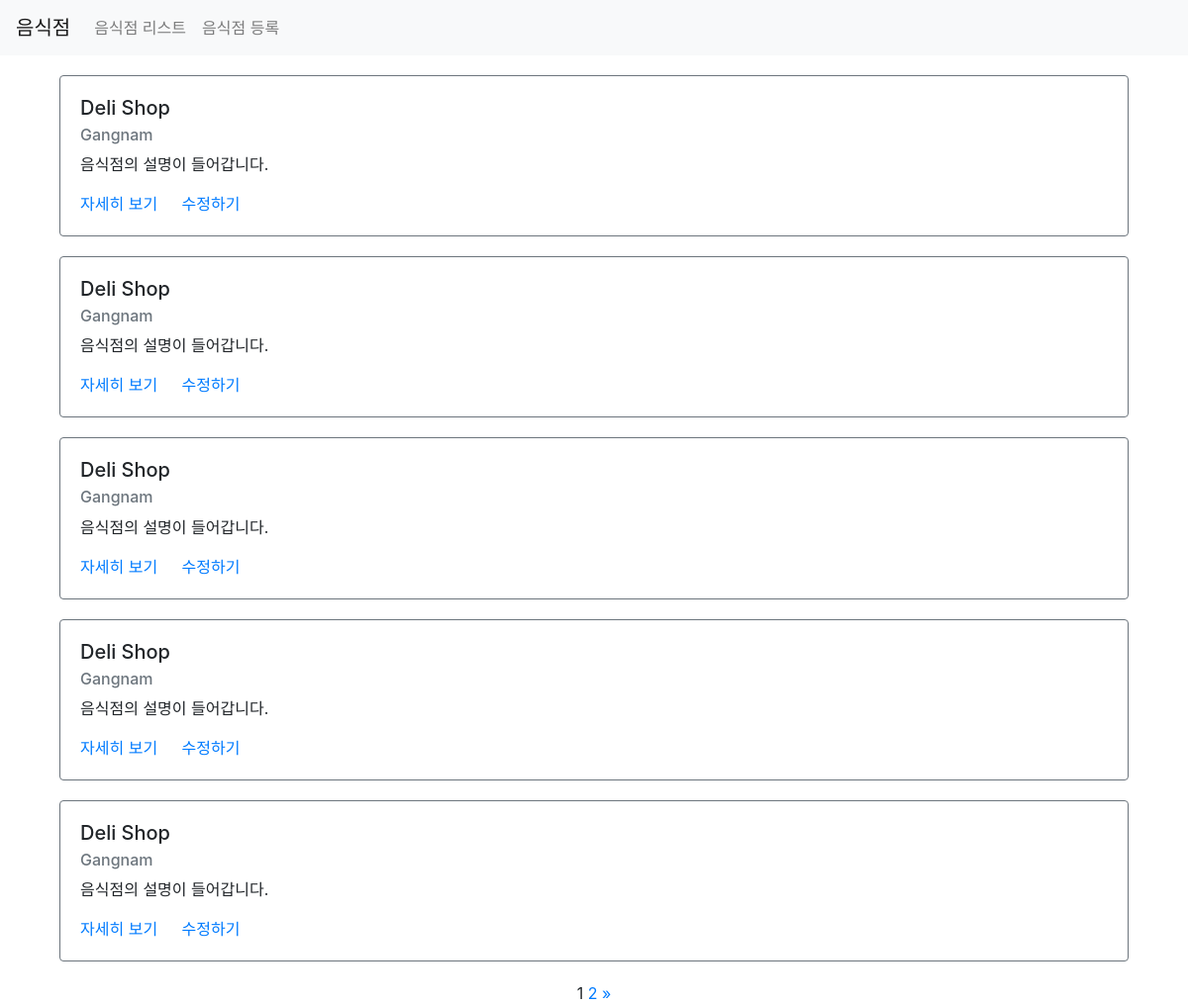
Screenshot of /third/list/ with the database file from the repository.
### third/models.py (models this page shows)
class Restaurant(models.Model): # Restaurant 라는 상점을 나타내는 모델을 정의
    name = models.CharField(max_length=30)  # 이름
    address = models.CharField(max_length=200)  # 주소
    created_at = models.DateTimeField(auto_now_add=True)  # 글 작성 시 (이 모델의 데이터(레코드) 저장 시) 생성 시각
    updated_at = models.DateTimeField(auto_now=True)  # 저장된 레코드 수정 시 수정 시각

### third/views.py (the view)
# urls.py: path('list/',views.list,name='list')
def list(request):
    restaurants = Restaurant.objects.all()
    paginator = Paginator(restaurants, 5)
    page = request.GET.get('page')
    items = paginator.get_page(page)
    print("==========================")
    context = {
        'restaurants': items
    }
    return render(request, 'third/list.html', context)

### third/templates/third/list.html (shortened to what this page needs)
{% extends 'third/base.html' %}
{% load static %}
{% block content %}
<div class="container">
    {% for item in restaurants %}
    <div class="row restaurant-item" style="margin:20px auto;">
        <div class="col-sm-12">
            <div class="card border-secondary">
              <div class="card-body">
                <h5 class="card-title">{{ item.name }}</h5>
                <h6 class="card-subtitle mb-2 text-muted">{{ item.address }}</h6>
                <p class="card-text">음식점의 설명이 들어갑니다.</p>
                <a href="{% url 'detail' item.id %}" class="card-link">자세히 보기</a>
                <a href="{% url 'restaurant-update' %}?id={{ item.id }}" class="card-link">수정하기</a>
              </div>
            </div>
        </div>
    </div>
    {% endfor %}
    <div class="row">
        <div class="col-sm-12 text-center">
            <div class="pagination">
                <span class="step-links text-center" style="width:100%;">
                    <span class="current">
                        {{ restaurants.number }}
                    </span>
                    {% if restaurants.has_next %}
                        <a href="?page={{ restaurants.next_page_number }}">{{ restaurants.next_page_number }}</a>
                        <a href="?page={{ restaurants.paginator.num_pages }}">&raquo;</a>
                    {% endif %}
                </span>
            </div>
        </div>
    </div>
</div>
{% endblock %}

### third/templates/third/base.html (shortened to what this page needs)
{% load static %}
<html>
    <head>
        <link rel="stylesheet" type="text/css" href="{% static 'third/styles.css' %}">
        <link rel="stylesheet" href="https://stackpath.bootstrapcdn.com/bootstrap/4.1.3/css/bootstrap.min.css">
    </head>
    <body>
        <nav class="navbar navbar-expand-lg navbar-light bg-light">
          <a class="navbar-brand" href="/list">음식점</a>
          <div class="collapse navbar-collapse" id="navbarNavAltMarkup">
            <div class="navbar-nav">
              <a class="nav-item nav-link" href="/third/list">음식점 리스트<span class="sr-only">(current)</span></a>
              <a class="nav-item nav-link" href="/third/create">음식점 등록</a>
            </div>
          </div>
        </nav>
        {% block content %}
        {% endblock %}
    </body>
</html>

### third/static/third/styles.css (style rules this page uses)
body { font-family: Arial, sans-serif; background-color: #f8f9fa; }
.navbar { margin-bottom: 20px; }

### rows the page displays
Restaurant: name "Deli Shop", address "Gangnam"
Restaurant: name "Deli Shop", address "Gangnam"
Restaurant: name "Deli Shop", address "Gangnam"
Restaurant: name "Deli Shop", address "Gangnam"
Restaurant: name "Deli Shop", address "Gangnam"

### other values shown
{{ restaurants.number }} "1"
{{ restaurants.next_page_number }} "2"
